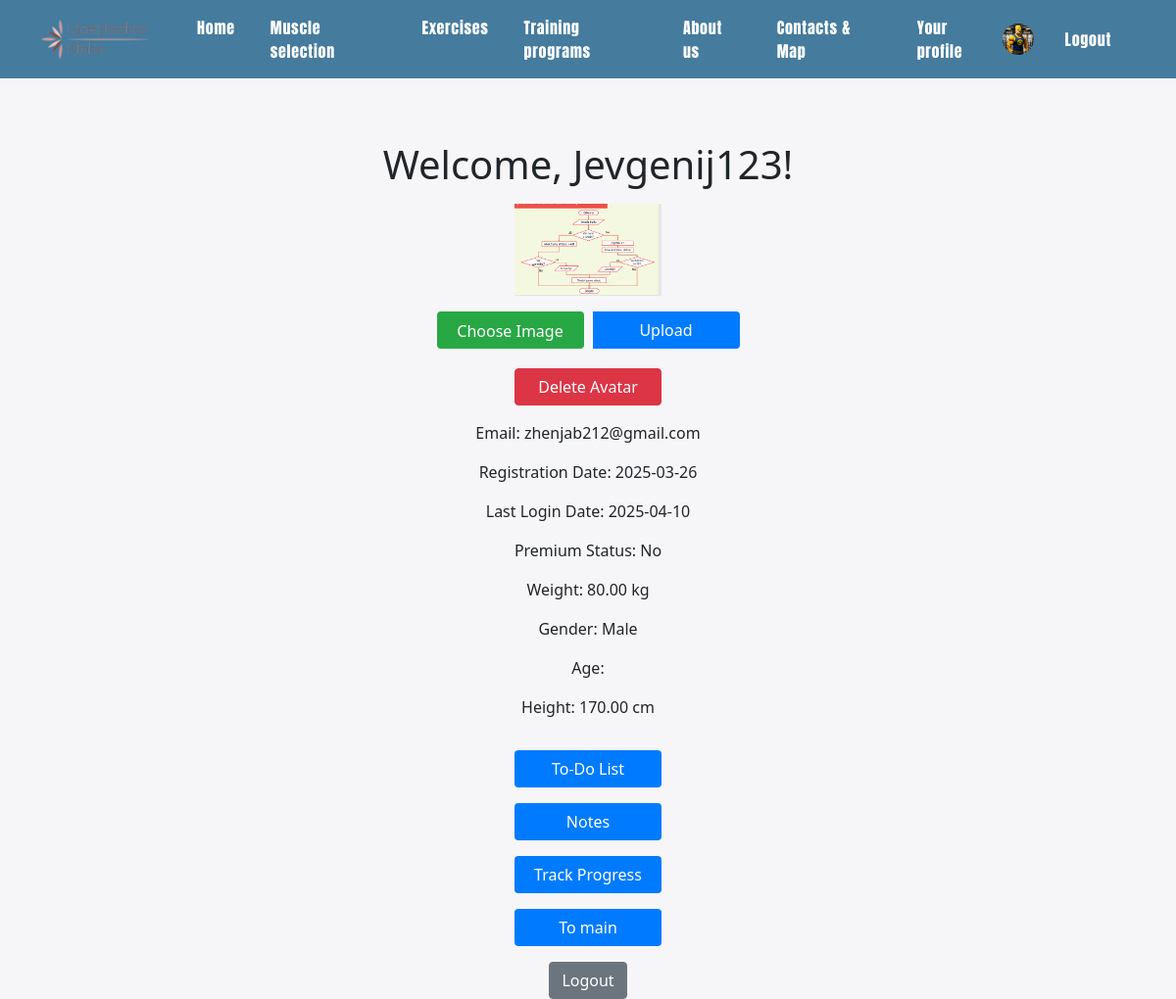
Page /welcome_save.php (signed in) on the committed database.
### tables this page shows
CREATE TABLE `users` (
  `userID` int(11) NOT NULL,
  `username` varchar(50) NOT NULL,
  `email` varchar(100) NOT NULL,
  `password` varchar(255) NOT NULL,
  `weight` decimal(5,2) NOT NULL,
  `gender` enum('Male','Female','Other') NOT NULL,
  `height` decimal(5,2) NOT NULL,
  `registrationDate` date NOT NULL,
  `birthdate` date DEFAULT NULL,
  `lastLoginDate` date DEFAULT NULL,
  `avatar` varchar(255) DEFAULT 'uploads/avatars/default_avatar.png',
  `isPremium` tinyint(1) NOT NULL DEFAULT 0
);

### welcome_save.php (the view, shortened to what this page needs)
<?php
$conn = new mysqli('localhost', 'root', '', 'gymbridges');
$user_id = $_SESSION['user_id'];
$sql = "SELECT * FROM users WHERE userID='$user_id'";
$result = $conn->query($sql);
$user = $result->fetch_assoc();
?>
<!DOCTYPE html>
<html>
<head>
    <link href="https://cdn.jsdelivr.net/npm/bootstrap@5.0.2/dist/css/bootstrap.min.css" rel="stylesheet">
    <link href="style.css" rel="stylesheet">
</head>
<body>
<?php include 'includes/header.php'; ?>
<div class="container mt-5">
    <div class="row justify-content-center">
        <div class="col-md-6 text-center">
            <h1 class="mt-3">Welcome, <?php echo htmlspecialchars($user['username']); ?>!</h1>
            <div class="avatar-container mt-3">
                <img src="<?php echo htmlspecialchars($user['avatar']); ?>" class="avatar" alt="Avatar">
                <form method="POST" action="upload_avatar.php" enctype="multipart/form-data" class="mt-3">
                    <div class="input-group">
                        <div class="file-input-wrapper">
                            <label for="avatar" class="btn btn-file-input">Choose Image</label>
                        </div>
                        <button type="submit" class="btn btn-primary">Upload</button>
                    </div>
                </form>
                <a href="upload_avatar.php?delete_avatar=true" class="btn btn-danger">Delete Avatar</a>
            </div>
            <p class="mt-3">Email: <?php echo htmlspecialchars($user['email']); ?></p>
            <p>Registration Date: <?php echo htmlspecialchars($user['registrationDate']); ?></p>
            <p>Last Login Date: <?php echo htmlspecialchars($user['lastLoginDate']); ?></p>
            <p>Premium Status: <?php echo $user['isPremium'] ? 'Yes' : 'No'; ?></p>
            <p>Weight: <?php echo htmlspecialchars($user['weight']); ?> kg</p>
            <p>Gender: <?php echo htmlspecialchars($user['gender']); ?></p>
            <p>Age: <?php echo htmlspecialchars($user['age']); ?></p>
            <p>Height: <?php echo htmlspecialchars($user['height']); ?> cm</p>
            <a href="todo.php" class="btn btn-primary mt-3">To-Do List</a><br>
            <a href="notes.php" class="btn btn-primary mt-3">Notes</a><br>
            <a href="progress.php" class="btn btn-primary mt-3">Track Progress</a><br>
            <a href="index.php" class="btn btn-primary mt-3">To main</a><br>
            <a href="logout.php" class="btn btn-secondary mt-3">Logout</a>
        </div>
    </div>
</div>
</body>
</html>

### style.css (style rules this page uses)
html, body { position: relative; margin: 0; padding: 0; min-height: 100vh; display: flex; flex-direction: column; justify-content: space-between; background-color: #F6F6F8; }

### welcome_save.php (style rules this page uses)
.avatar { max-width: 150px; max-height: 200px; width: auto; height: auto; }
.avatar-container { display: flex; flex-direction: column; align-items: center; }
.file-input-wrapper { position: relative; overflow: hidden; display: inline-block; }
.btn-file-input { display: inline-block; background-color: #28a745; color: white; padding: 8px 12px; border-radius: 4px; cursor: pointer; text-align: center; height: 38px; line-height: 22px; width: 150px; }
.btn-primary { background-color: #007bff; color: white; padding: 8px 12px; border-radius: 4px; border: none; cursor: pointer; text-align: center; height: 38px; line-height: 22px; width: 150px; }
.input-group { display: flex; justify-content: center; align-items: center; gap: 10px; margin-bottom: 10px; }
.btn-danger { width: 150px; margin-top: 10px; }

### rows in the picture
users: username "Jevgenij123", avatar (picture), email "zhenjab212@gmail.com", registrationDate "2025-03-26", lastLoginDate "2025-04-10", weight "80.00", gender "Male", height "170.00"
